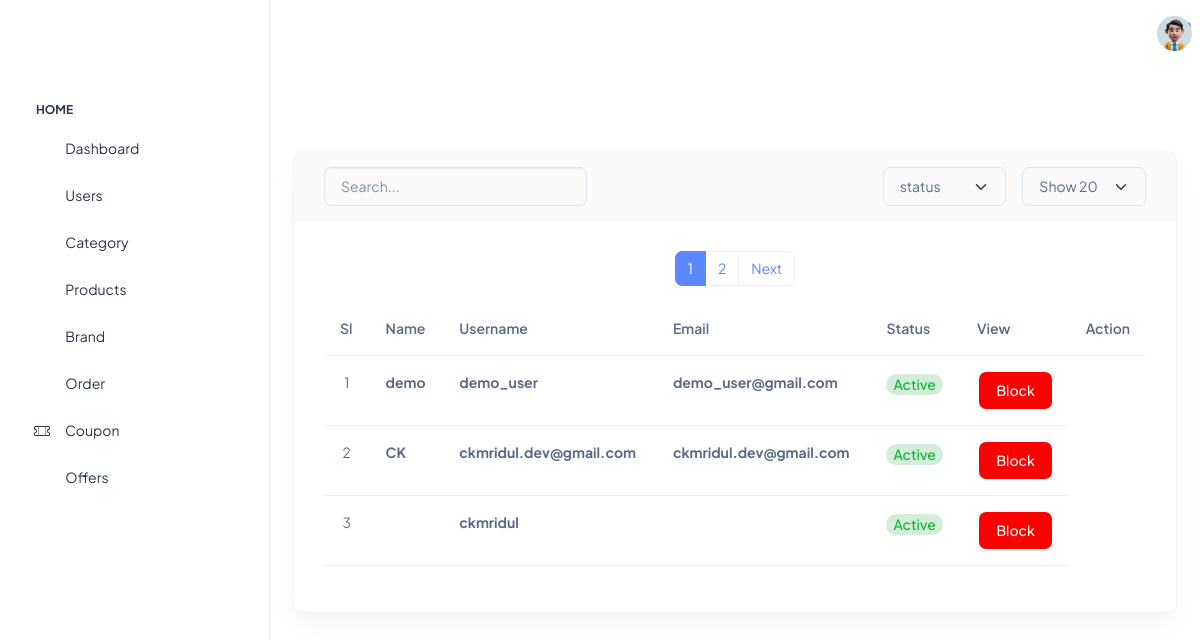
The page /adminpanel/usermanage/ (signed in) on the database its author committed.
### account/models.py (models this page shows, shortened)
class Profile(AbstractUser):
    phone = models.BigIntegerField(null=True, blank=True)
    is_email_verified = models.BooleanField(default=False)
    profile_image = models.ImageField(upload_to="profile",null=True, blank=True)

### adminpanel/views.py (the view)
# urls.py: path("usermanage/", views.userMange, name="usermanage"),
@cache_control(no_cache=True, must_revalidate=True, no_store=True)
@login_required(login_url="adminlogin")
def userMange(request):
    user1 = Profile.objects.all()
    paginator = Paginator(user1, 3)
    page_number = request.GET.get("page")
    user = paginator.get_page(page_number)
    return render(request, "adminpanel/usermanage/usermanagement.html", {"users": user})

### templates/adminpanel/usermanage/usermanagement.html (shortened to what this page needs)
{% extends 'adminbase.html' %}
{% load static %}
{% block content %}
<div class="container-fluid">
  <section class="content-main">
    <div class="card mb-4">
      <header class="card-header">
        <div class="row gx-3">
          <div class="col-lg-4 col-md-6 me-auto">
            <input type="text" placeholder="Search..." class="form-control" />
          </div>
          <div class="col-lg-2 col-6 col-md-3">
            <select class="form-select">
              <option>status</option>
            </select>
          </div>
          <div class="col-lg-2 col-6 col-md-3">
            <select class="form-select">
              <option>Show 20</option>
            </select>
          </div>
        </div>
      </header>
      <div class="card-body">
        <div class="table-responsive">
          <table class="table table-hover">
            <thead>
              <tr>
                <th scope="col">Sl</th>
                <th scope="col">Name</th>
                <th scope="col">Username</th>
                <th scope="col">Email</th>
                <th scope="col">Status</th>
                <th scope="col">View</th>
                <th scope="col" class="text-end">Action</th>
              </tr>
            </thead>
            <tbody>
              {% for user in users %}
              <tr>
                <td style="text-align: center;">{{ forloop.counter }}</td>
                <td><b>{{ user.first_name }}</td>
                <td><b>{{ user.username }}</td>
                <td><b>{{ user.email }}</td>
                <td>
                  {% if user.is_active %}
                  <span class="badge rounded-pill alert-success">Active</span>
                  {% else %}
                  <span class="badge rounded-pill alert-warning">Deactive</span>
                  {% endif %}
                </td>
                <td class="text-end">
                  {% if user.is_active %}
                  <a href="#" class="btn btn-md rounded font-sm" data-bs-toggle="modal"
                    data-bs-target="#confirmationModal{{ user.id }}"
                    style="background-color: red; color: white;">Block</a>
                  {% else %}
                  <a href="#" class="btn btn-md rounded font-sm" data-bs-toggle="modal"
                    data-bs-target="#confirmationModal{{ user.id }}"
                    style="background-color: green; color: white;">Unblock</a>
                  {% endif %}
                </td>
              </tr>
              {% endfor %}
  </section>
<div class="d-flex justify-content-center">
  <nav aria-label="...">
    <ul class="pagination">
      {% for num in users.paginator.page_range %}
        {% if num == users.number %}
          <li class="page-item active">
            <span class="page-link">{{ num }}</span>
          </li>
        {% else %}
          <li class="page-item">
            <a class="page-link" href="?page={{ num }}">{{ num }}</a>
          </li>
        {% endif %}
      {% endfor %}
      {% if users.has_next %}
        <li class="page-item">
          <a class="page-link" href="?page={{ users.next_page_number }}">Next</a>
        </li>
      {% endif %}
    </ul>
  </nav>
</div>
  {% endblock %}

### templates/adminpanel/usermanage/usermanagement.html (style rules this page uses)
.badge { display: inline-block; padding: 0.25em 0.5em; font-size: 0.875rem; font-weight: 500; line-height: 1; text-align: center; white-space: nowrap; vertical-align: middle; border-radius: 10rem; }
.alert-success { color: #0ab732; background-color: #d4edda; border-color: #36ff65; }

### rows shown on the page
Profile: first_name "demo", username "demo_user", email "demo_user@gmail.com", is_active "Active"
Profile: first_name "CK", username "ckmridul.dev@gmail.com", email "ckmridul.dev@gmail.com", is_active "Active"
Profile: username "ckmridul", is_active "Active"

### other values the page prints
{{ num }} "1"
{{ num }} "2"
